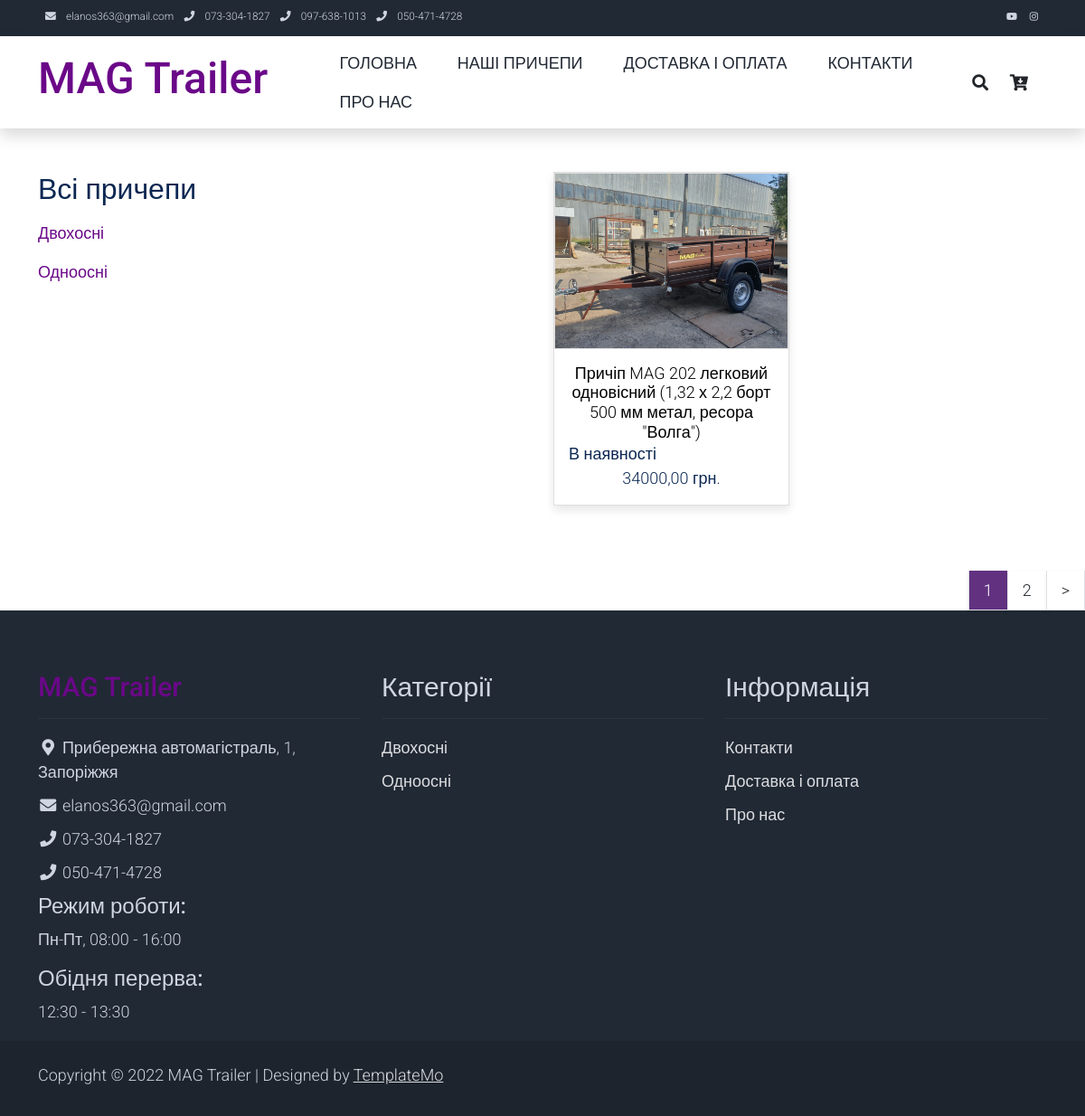
Page /categories/ on the committed database.
### pages/models.py (models this page shows, shortened)
class Category(models.Model):
    name = models.CharField(max_length=100, db_index=True, verbose_name='Категорія')
    slug = models.SlugField(max_length=100, db_index=True, unique=True)
    image = models.ImageField(upload_to='products_images/%Y/%m/%d', blank=True, null=True)
    available = models.BooleanField(default=True, null=True, verbose_name='Опубліковано')
    class Meta:
        ordering = ('name', )
        verbose_name = 'Категорія'
        verbose_name_plural = 'Категорії'
    def get_absolute_url(self):
        return reverse('show_categories', kwargs={'cat_slug': self.slug})

class Product(models.Model):
    category = models.ForeignKey(Category, on_delete=models.CASCADE, related_name='products', verbose_name='Категорія')
    name = models.CharField(max_length=100, db_index=True, verbose_name='Товар')
    slug = models.SlugField(max_length=100, db_index=True, unique=True)
    description = models.TextField(blank=True)
    price = models.DecimalField(max_digits=10, decimal_places=2, verbose_name="Ціна")
    stock = models.PositiveIntegerField(verbose_name='Залишок')
    available = models.BooleanField(default=True, verbose_name='Опубліковано')
    created = models.DateTimeField(auto_now_add=True, verbose_name='Дата створнення')
    updated = models.DateTimeField(auto_now=True, verbose_name='Дата оновлення')
    availability = models.CharField(max_length=30, verbose_name='Наявність')
    width = models.IntegerField(verbose_name='Ширина кузова')
    length = models.IntegerField(verbose_name='Довжина кузова')
    height = models.IntegerField(verbose_name='Висота борту')
    full_weight = models.IntegerField(verbose_name='Повна маса')
    max_weight = models.IntegerField(verbose_name="Вантажопід'ємність")
    image = models.ImageField(upload_to='products_images/%Y/%m/%d', blank=True, null=True)
    class Meta:
        ordering = ('price', 'name', 'category')
        indexes = [
            models.Index(fields=['id', 'slug'])
        ]
        verbose_name = 'Товар'
        verbose_name_plural = 'Товари'
    def get_absolute_url(self):
        return reverse('product', kwargs={'product_slug': self.slug})

### pages/views.py (the view)
# urls.py: path('categories/', AllCategories.as_view(), name='all_categories'),
class AllCategories(PagesMixin, ListView):
    model = Product
    template_name = 'pages/categories.html'
    context_object_name = 'products'
    def get_context_data(self, *, object_list=None, **kwargs):
        context = super().get_context_data(**kwargs)
        c_def = self.get_user_context(title='Наші причепи')
        return dict(list(context.items()) + list(c_def.items()))
    def get_queryset(self):
        return Product.objects.filter(available=True)

### cart/cart.py (called while the page is built)
    def __len__(self):
        return sum(item['quantity'] for item in self.cart.values())

### cart/context_processors.py (called while the page is built)
def cart(request):
    return {'cart': Cart(request)}

### pages/templatetags/pages_tags.py (called while the page is built)
@register.simple_tag(name='getcats')
def get_categories():
    return Category.objects.filter(available=True)

### pages/utils.py (called while the page is built)
    def get_user_context(self, **kwargs):
        context = kwargs
        context['menu'] = menu
        if 'cat_selected' not in context:
            context['cat_selected'] = None
        return context

### pages/templates/pages/categories.html
{% extends 'pages/base.html' %}
{% block content %}
    <div class="container py-5">
        <div class="row">
            <div class="col-lg-3">
                <ul class="nav navbar-nav d-flex justify-content-between mx-lg-auto">
                    <li class="nav-item">
                {% if not cat_selected %}
                    <h2>Всі причепи</h2>
                {% else %}
                    <a class="nav-link" href="{% url 'all_categories' %}">Всі причепи</a>
                {% endif %}
                        {% load pages_tags %}
                        {% getcats as categories %}
                        {% for c in categories %}
                            {% if c.id == cat_selected %}
                                <h2>{{c.name}}</h2>
                            {% else %}
                                <a class="nav-link" href="{{ c.get_absolute_url }}">
                                    {{ c.name }}
                                </a>
                            {% endif %}
                        {% endfor %}
                    </li>
                </ul>
            </div>
            <div class="col-lg-9">
                <div class="row">
                    {% for p in products %}
                    <div class="col-md-4">
                        <div class="card mb-4 product-wap rounded-0">
                            <div class="card rounded-0">
                                {% if p.image %}
                                <a href="{{ p.get_absolute_url }}"><img class="card-img rounded-0 img-fluid" src="{{p.image.url}}"></a>
                                {% endif %}
                            </div>
                            <div class="card-body">
                                <a href="{{ p.get_absolute_url }}" class="h3 text-decoration-none"><center>{{ p.name }}</center></a>
                                <ul class="w-100 list-unstyled d-flex justify-content-between mb-0">
                                    <li><strong>{{ p.availability }}</strong></li>
                                </ul>
                                <p class="text-center mb-0">{{ p.price }} грн.</p>
                            </div>
                        </div>
                    </div>
                    {% endfor %}
                </div>
            </div>
        </div>
    </div>
{% endblock %}

### pages/templates/pages/base.html (shortened to what this page needs)
{% load static %}
<!DOCTYPE html>
<html lang="en">
<head>
    <link rel="stylesheet" href="{% static 'pages/css/bootstrap.min.css' %}">
    <link rel="stylesheet" href="{% static 'pages/css/templatemo.css' %}">
    <link rel="stylesheet" href="{% static 'pages/css/custom.css' %}">
    <link rel="stylesheet" href="{% static 'pages/css/fontawesome.min.css' %}">
</head>
<body>
    <nav class="navbar navbar-expand-lg bg-dark navbar-light d-none d-lg-block" id="templatemo_nav_top">
        <div class="container text-light">
            <div class="w-100 d-flex justify-content-between">
                <div>
                    <i class="fa fa-envelope mx-2"></i>
                    <a class="navbar-sm-brand text-light text-decoration-none">elanos363@gmail.com</a>
                    <i class="fa fa-phone mx-2"></i>
                    <a class="navbar-sm-brand text-light text-decoration-none">073-304-1827</a>
                    <i class="fa fa-phone mx-2"></i>
                    <a class="navbar-sm-brand text-light text-decoration-none">097-638-1013</a>
                    <i class="fa fa-phone mx-2"></i>
                    <a class="navbar-sm-brand text-light text-decoration-none">050-471-4728</a>
                </div>
                <div>
                    <a class="text-light" href="https://www.youtube.com/" target="_blank" rel="sponsored"><i class="fab fa-youtube fa-sm fa-fw me-2"></i></a>
                    <a class="text-light" href="https://www.instagram.com/" target="_blank"><i class="fab fa-instagram fa-sm fa-fw me-2"></i></a>
                </div>
            </div>
        </div>
    </nav>
    <nav class="navbar navbar-expand-lg navbar-light shadow">
        <div class="container d-flex justify-content-between align-items-center">
            <a class="navbar-brand text-success logo h1 align-self-center" href="{% url 'home' %}">
                MAG Trailer
            </a>
            <div class="align-self-center collapse navbar-collapse flex-fill  d-lg-flex justify-content-lg-between" id="templatemo_main_nav">
                <div class="flex-fill">
                    <ul class="nav navbar-nav d-flex justify-content-between mx-lg-auto">
                        {% for m in menu %}
                        <li class="nav-item">
                            <a class="nav-link" href="{% url m.url_name %}">{{ m.title }}</a>
                        </li>
                        {% endfor %}
                    </ul>
                </div>
                <div class="navbar align-self-center d-flex">
                    <a class="nav-icon d-none d-lg-inline" href="#" data-bs-toggle="modal" data-bs-target="#templatemo_search">
                        <i class="fa fa-fw fa-search text-dark mr-2"></i>
                    </a>
                    <a class="nav-icon position-relative text-decoration-none" href="{% url 'cart:cart_detail' %}">
                        <i class="fa fa-fw fa-cart-arrow-down text-dark mr-1"></i>
                    </a>
                </div>
            </div>
        </div>
    </nav>
{% block content %}
{% endblock %}
{% if page_obj.has_other_pages %}
    <div div="row">
        <ul class="pagination pagination-lg justify-content-end">
            {% for p in paginator.page_range %}
            {% if page_obj.number == p %}
            <li class="page-item disabled">
                <a class="page-link active rounded-0 mr-3 shadow-sm border-top-0 border-left-0" tabindex="-1">{{ p }}</a>
            </li>
            {% elif p >= page_obj.number|add:-1 and p <= page_obj.number|add:1 %}
            <li class="page-item">
                <a class="page-link rounded-0 mr-3 shadow-sm border-top-0 border-left-0 text-dark" href="?q={{q}}&page={{p}}">{{p}}</a>
            </li>
            {% endif %}
            {% endfor %}
            {% if page_obj.has_next %}
            <li class="page-item">
                <a class="page-link rounded-0 mr-3 shadow-sm border-top-0 border-left-0 text-dark" href="?q={{q}}&page={{page_obj.next_page_number}}">&gt;</a>
            </li>
            {% endif %}
        </ul>
    </div>
{% endif %}
    <footer class="bg-dark" id="tempaltemo_footer">
        <div class="container">
            <div class="row">
                <div class="col-md-4 pt-5">
                    <h2 class="h2 text-success border-bottom pb-3 border-light logo">MAG Trailer</h2>
                    <ul class="list-unstyled text-light footer-link-list">
                        <li>
                            <i class="fas fa-map-marker-alt fa-fw"></i>
                            Прибережна автомагістраль, 1, Запоріжжя
                        </li>
                        <li>
                            <i class="fa fa-envelope fa-fw"></i>
                            elanos363@gmail.com
                        </li>
                        <li>
                            <i class="fa fa-phone fa-fw"></i>
                            073-304-1827
                        </li>
                        <li>
                            <i class="fa fa-phone fa-fw"></i>
                            050-471-4728
                        </li>
                        <li>
                            <h4 class="text-decoration-none">Режим роботи:</h4>
                            <p>Пн-Пт, 08:00 - 16:00</p>
                            <h4 class="text-decoration-none">Обідня перерва:</h4>
                            <p>12:30 - 13:30</p>
                        </li>
                    </ul>
                </div>
                <div class="col-md-4 pt-5">
                    <h2 class="h2 text-light border-bottom pb-3 border-light">Категорії</h2>
                    <ul class="list-unstyled text-light footer-link-list">
                        {% load pages_tags %}
                        {% getcats as categories %}
                        {% for c in categories %}
                        <li><a class="text-decoration-none" href="{{c.get_absolute_url}}">{{c.name}}</a></li>
                        {% endfor %}
                    </ul>
                </div>
                <div class="col-md-4 pt-5">
                    <h2 class="h2 text-light border-bottom pb-3 border-light">Інформація</h2>
                    <ul class="list-unstyled text-light footer-link-list">
                        <li><a class="text-decoration-none" href="{% url 'contacts' %}">Контакти</a></li>
                        <li><a class="text-decoration-none" href="{% url 'buy_and_delivery' %}">Доставка і оплата</a></li>
                        <li><a class="text-decoration-none" href="{% url 'about' %}">Про нас</a></li>
                    </ul>
                </div>
            </div>
        </div>
        <div class="w-100 bg-black py-3">
            <div class="container">
                <div class="row pt-2">
                    <div class="col-12">
                        <p class="text-left text-light">
                            Copyright &copy; 2022 MAG Trailer
                            | Designed by <a rel="sponsored" href="https://templatemo.com" target="_blank">TemplateMo</a>
                        </p>
                    </div>
                </div>
            </div>
        </div>
    </footer>
</body>
</html>

### pages/static/pages/css/templatemo.css (style rules this page uses)
body, ul, li, p, a, label, input, div { font-family: 'Roboto', sans-serif; font-size: 18px !important; font-weight: 300 !important; }
.h1 { font-family: 'Roboto', sans-serif; font-size: 48px !important; font-weight: 200 !important; }
.h2 { font-family: 'Roboto', sans-serif; font-size: 30px !important; font-weight: 300; }
.h3 { font-family: 'Roboto', sans-serif; font-size: 22px !important; }
.logo { font-weight: 500 !important; }
.text-success { color: #6A0888 !important; }
.text-light { color: #cfd6e1 !important; }
.bg-dark { background-color: #212934 !important; }
.bg-black { background-color: #1d242d !important; }
.pagination .page-link:hover, .pagination .page-link.active { background-color: #572378ed; color: #fff; }
#templatemo_nav_top { min-height: 40px; }
#templatemo_nav_top * { font-size: .9em !important; }
#templatemo_main_nav a { color: #212934; }
#templatemo_main_nav .navbar .nav-icon { margin-right: 20px; }
.product-wap { box-shadow: 0px 5px 10px 0px rgba(0, 0, 0, 0.10); }
.card.product-wap a { color: #000; }
#tempaltemo_footer a { color: #dcdde1; }
#tempaltemo_footer ul.footer-link-list li { padding-top: 10px; }
#tempaltemo_footer .border-light { border-color: #2d343f !important; }
.product-wap .h3, .product-wap li, .product-wap i, .product-wap p { font-size: 12px !important; }
@media (min-width: 768px) { #templatemo_main_nav .navbar-nav { max-width: 450px; } }
@media (min-width: 992px) { #templatemo_main_nav .navbar-nav { max-width: 650px; } }
@media (min-width: 992px) { .product-wap .h3, .product-wap li, .product-wap i, .product-wap p { font-size: 18px !important; } }

### rows in the picture
Category: name "Двохосні"
Category: name "Одноосні"
Product: image (picture), name "Причіп MAG 202 легковий одновісний (1,32 х 2,2 борт 500 мм метал, ресора \"Волга\")", availability "В наявності", price "34000,00"

### other values in the picture
{{ m.title }} "ГОЛОВНА" "НАШІ ПРИЧЕПИ" "ДОСТАВКА І ОПЛАТА" "КОНТАКТИ" "ПРО НАС"
{{ p }} "1"
{{ p }} "2"
